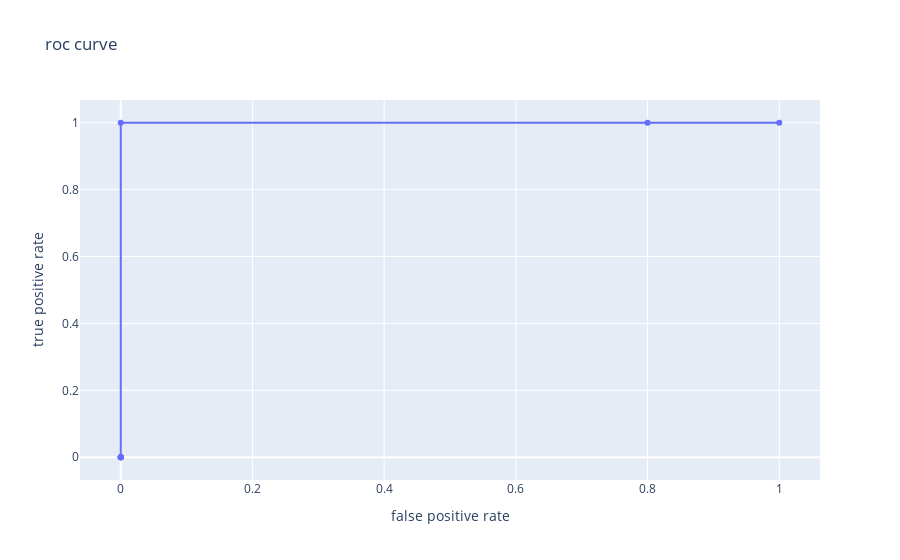

The cell this chart's notebook holds for it:
### Code cell
import plotly.graph_objects as go

scatter = go.Scatter(x = fprs, y = tprs)
layout = {'title': 'roc curve', 'xaxis': {'title': 'false positive rate'}, 
                    'yaxis': {'title': 'true positive rate'}}
go.Figure(scatter, layout)

### Figure 1 — Plotly figure (JSON) as saved in the notebook; plotly's stock layout.template omitted (floating-point values rounded to 4 significant figures)
{"data": [{"type": "scatter", "x": [0, 0, 0, 0, 0, 0, 0, 0, 0.8, 1, 1], "y": [0, 0, 0, 0, 0, 0, 0, 1, 1, 1]}], "layout": {"autosize": true, "title": {"text": "roc curve"}, "xaxis": {"autorange": true, "range": [-0.06175, 1.062], "title": {"text": "false positive rate"}, "type": "linear"}, "yaxis": {"autorange": true, "range": [-0.07325, 1.073], "title": {"text": "true positive rate"}, "type": "linear"}}}
